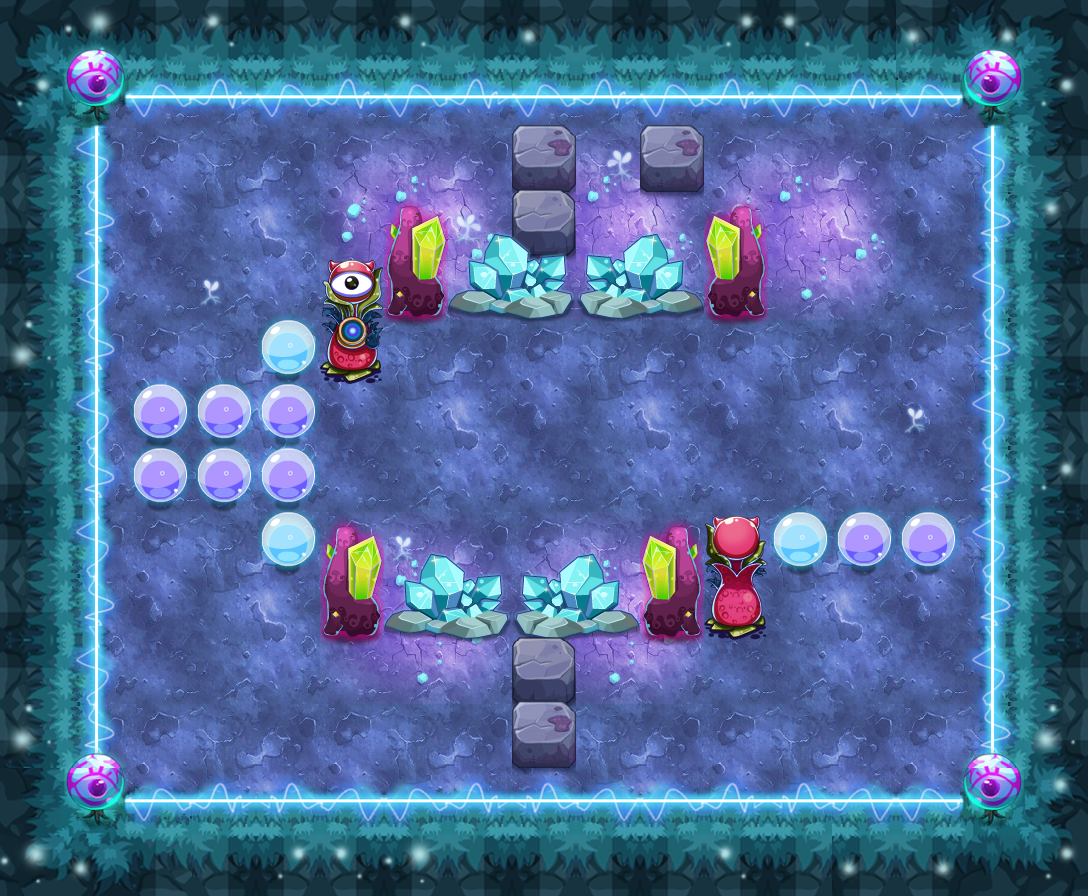

This game map was drawn from its Tiled (.tmx) file and the tilesets committed beside it. A one-line description and the trimmed map source follow:
An orthogonal 17x14 tile map with 64x64 px tiles, 17 tile layers (PASS, 块层 2, 块层 15, 块层 13, ...) and 15 objects (10x TRAP, 4x src2, PLAYER).

<map version="1.0" orientation="orthogonal" width="17" height="14" tilewidth="64" tileheight="64">
 <properties>
  <property name="DESTRY1" value="27" />
  <property name="DESTRY2" value="39" />
  <property name="DESTRY_COUNT" value="2" />
  <property name="EXP" value="1505" />
  <property name="ITEM" value="D060" />
  <property name="LOSE_SCRIPT" value="" />
  <property name="MONEY" value="2258" />
  <property name="START_SCRIPT" value="" />
  <property name="WIN_SCRIPT" value="" />
 </properties>
 <tileset firstgid="1" name="ysmg" tilewidth="64" tileheight="64">
  <image source="ysmg-hd.png" width="960" height="1070" />
 </tileset>
 <layer name="PASS" width="17" height="14">
  <data>[238 cells, 138 non-empty, 10 distinct tile ids]</data>
 </layer>
 <layer name="块层 2" width="17" height="14">
  <data>[238 cells, 238 non-empty, 26 distinct tile ids]</data>
 </layer>
 <layer name="块层 15" width="17" height="14">
  <data>[238 cells, 34 non-empty, 6 distinct tile ids]</data>
 </layer>
 <layer name="块层 13" width="17" height="14">
  <data>[238 cells, 52 non-empty, 6 distinct tile ids]</data>
 </layer>
 <layer name="块层 3" width="17" height="14">
  <data>[238 cells, 21 non-empty, 6 distinct tile ids]</data>
 </layer>
 <layer name="块层 6" width="17" height="14">
  <data>[238 cells, 30 non-empty, 9 distinct tile ids]</data>
 </layer>
 <layer name="SHELTER 11" width="17" height="14">
  <data>[238 cells, 2 non-empty, 1 distinct tile ids]</data>
 </layer>
 <layer name="SHELTER 10" width="17" height="14">
  <data>[238 cells, 1 non-empty, 1 distinct tile ids]</data>
 </layer>
 <layer name="SHELTER 9" width="17" height="14">
  <data>[238 cells, 1 non-empty, 1 distinct tile ids]</data>
 </layer>
 <layer name="SHELTER 8" width="17" height="14">
  <data>[238 cells, 7 non-empty, 4 distinct tile ids]</data>
 </layer>
 <layer name="SHELTER 7" width="17" height="14">
  <data>[238 cells, 4 non-empty, 2 distinct tile ids]</data>
 </layer>
 <layer name="SHELTER 6" width="17" height="14">
  <data>[238 cells, 3 non-empty, 1 distinct tile ids]</data>
 </layer>
 <layer name="SHELTER 5" width="17" height="14">
  <data>[238 cells, 3 non-empty, 1 distinct tile ids]</data>
 </layer>
 <layer name="SHELTER 4" width="17" height="14">
  <data>[238 cells, 2 non-empty, 2 distinct tile ids]</data>
 </layer>
 <layer name="SHELTER 3" width="17" height="14">
  <data>[238 cells, 6 non-empty, 3 distinct tile ids]</data>
 </layer>
 <layer name="SHELTER 2" width="17" height="14">
  <data>[238 cells, 1 non-empty, 1 distinct tile ids]</data>
 </layer>
 <layer name="SHELTER 1" width="17" height="14">
  <data>[238 cells, 2 non-empty, 1 distinct tile ids]</data>
 </layer>
 <objectgroup name="对象层 1" width="34" height="28">
  <object name="PLAYER" type="PLAYER" x="512" y="512" width="64" height="64" />
  <object name="src2" x="192" y="192" width="64" height="64">
   <properties>
    <property name="buff_type" value="ice_shell" />
    <property name="lua_ai" value="monster_src_ai" />
    <property name="quality" value="src2.quality" />
   </properties>
  </object>
  <object name="fire_auto_control2" type="TRAP" x="64" y="832" width="64" height="64">
   <properties>
    <property name="trap_delay" value="2" />
    <property name="trap_id" value="0" />
    <property name="trap_script" value="trap(&quot;fire2&quot;):setOpened( not trap(&quot;fire2&quot;):getOpened()  );  trap(&quot;fire2&quot;):setVisit( not trap(&quot;fire2&quot;):getVisit()  );" />
    <property name="trap_start_mode" value="2" />
    <property name="trap_state" value="open" />
   </properties>
  </object>
  <object name="fire_auto_control1" type="TRAP" x="0" y="832" width="64" height="64">
   <properties>
    <property name="trap_delay" value="2" />
    <property name="trap_id" value="0" />
    <property name="trap_script" value="trap(&quot;fire1&quot;):setOpened( not trap(&quot;fire1&quot;):getOpened()  );  trap(&quot;fire1&quot;):setVisit( not trap(&quot;fire1&quot;):getVisit()  );" />
    <property name="trap_start_mode" value="2" />
    <property name="trap_state" value="close" />
   </properties>
  </object>
  <object name="fire_control1" type="TRAP" x="384" y="320" width="64" height="64">
   <properties>
    <property name="trap_ani" value="switch.actor" />
    <property name="trap_floor" value="true" />
    <property name="trap_id" value="0" />
    <property name="trap_script" value=" trap(&quot;fire_control1&quot;):setOpened(false);  trap(&quot;fire_control2&quot;):setOpened(true);  trap(&quot;fire_auto_control1&quot;):setOpened( true );trap(&quot;fire_auto_control2&quot;):setOpened( false ); trap(&quot;fire2&quot;):setOpened(true);   trap(&quot;fire2&quot;):setVisit(true); " />
    <property name="trap_sound_id" value="2" />
    <property name="trap_start_mode" value="0" />
    <property name="trap_state" value="open" />
   </properties>
  </object>
  <object name="fire2" type="TRAP" x="320" y="320" width="64" height="256">
   <properties>
    <property name="trap_id" value="1" />
    <property name="trap_particle" value="trap_fire_down_up_4.plist" />
    <property name="trap_state" value="open" />
   </properties>
  </object>
  <object name="fire_control2" type="TRAP" x="640" y="320" width="64" height="64">
   <properties>
    <property name="trap_ani" value="switch.actor" />
    <property name="trap_floor" value="true" />
    <property name="trap_id" value="0" />
    <property name="trap_script" value=" trap(&quot;fire_control2&quot;):setOpened(false);  trap(&quot;fire_control1&quot;):setOpened(true); trap(&quot;fire_auto_control2&quot;):setOpened( true );trap(&quot;fire_auto_control1&quot;):setOpened( false ); trap(&quot;fire1&quot;):setOpened(true);  trap(&quot;fire1&quot;):setVisit(true); " />
    <property name="trap_sound_id" value="2" />
    <property name="trap_start_mode" value="0" />
    <property name="trap_state" value="close" />
   </properties>
  </object>
  <object name="fire1" type="TRAP" x="704" y="320" width="64" height="256">
   <properties>
    <property name="trap_id" value="1" />
    <property name="trap_particle" value="trap_fire_up_4.plist" />
    <property name="trap_state" value="open" />
   </properties>
  </object>
  <object name="staff_driger" type="TRAP" x="448" y="640" width="64" height="64">
   <properties>
    <property name="trap_ani" value="driger.actor" />
    <property name="trap_floor" value="true" />
    <property name="trap_id" value="0" />
    <property name="trap_script" value="target(&quot;PLAYER&quot;):setCurrentUseSkill(  make_fire_staff_skill()  );target(&quot;PLAYER&quot;):setEffectAnimateName(&quot;find_player.ani&quot;);trap(&quot;staff_driger&quot;):setOpened(false)" />
    <property name="trap_start_mode" value="0" />
    <property name="trap_state" value="open" />
   </properties>
  </object>
  <object name="staff_driger_control" type="TRAP" x="128" y="832" width="64" height="64">
   <properties>
    <property name="trap_delay" value="10" />
    <property name="trap_id" value="0" />
    <property name="trap_script" value="trap(&quot;staff_driger&quot;):setOpened(true);" />
    <property name="trap_start_mode" value="2" />
    <property name="trap_state" value="open" />
   </properties>
  </object>
  <object name="src2" x="192" y="640" width="64" height="64">
   <properties>
    <property name="buff_type" value="ice_shell" />
    <property name="lua_ai" value="monster_src_ai" />
    <property name="quality" value="src2.quality" />
   </properties>
  </object>
  </objectgroup>
</map>
<!-- 4 of 15 objects omitted -->
